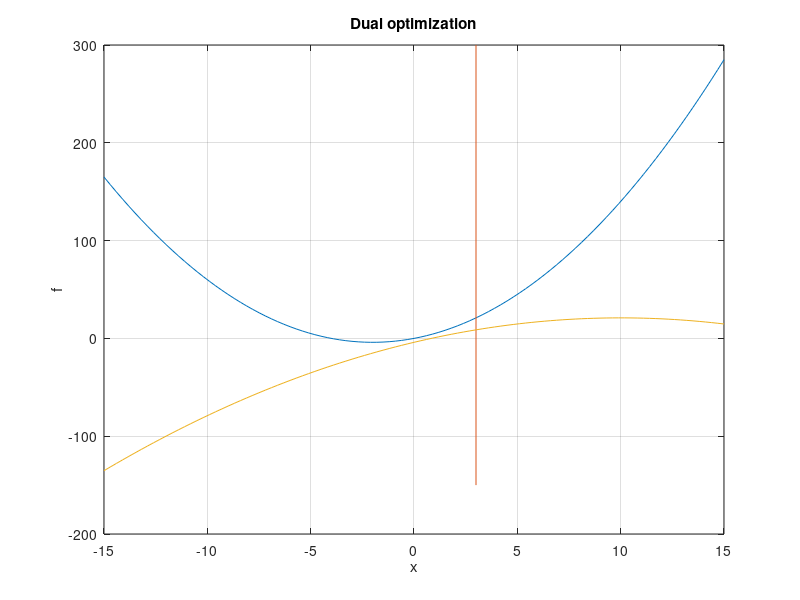

The MATLAB source for this figure:
clear all 
close all
clc

%%
H = 2;
c = 4;

A = -1;
b = -3;

a = 15;
n = 101;
x = linspace(-a,a,n);

f0 = zeros(n,1);
g = zeros(n,1);

for i = 1:n
    f0(i) = .5*x(i)*H*x(i) + c'*x(i);
    g(i) = -.5*(A*x(i)+c)*(1/H)*(A*x(i)+c)-b*x(i);
end



%%
figure(1); clf
plot(x,f0); hold on
plot([b/A b/A],[-150 300]);
plot(x,g)
xlabel('x'); ylabel('f')
grid on
title('Dual optimization')
